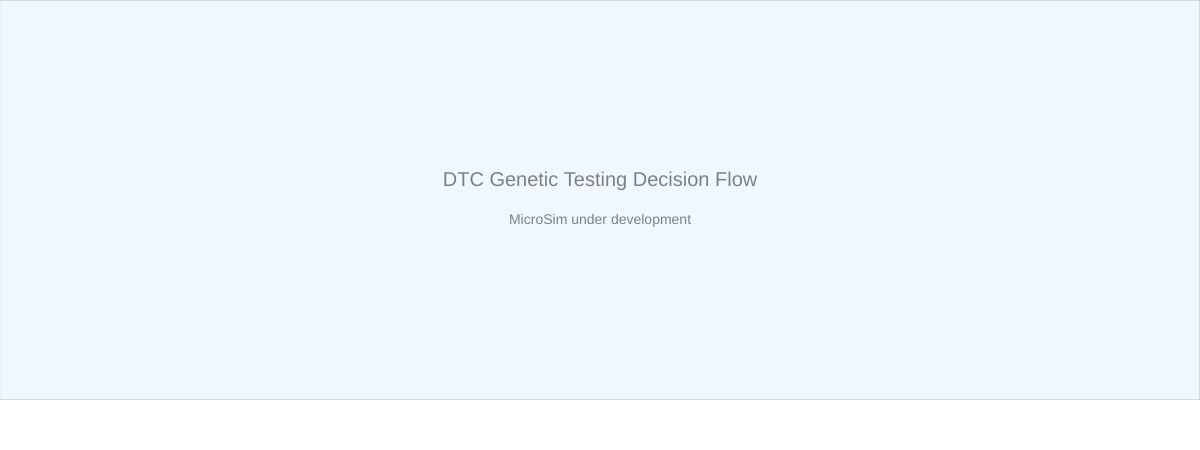
Frame 1 (no input)
Frame 60 (no input): identical to frame 1, image omitted
Frame 120 (the mouse pressed at the canvas centre since frame 60): identical to frame 1, image omitted

The p5.js sketch that drew this single still picture (run headless with seeded random() and noise() and a simulated clock; from frame 60 on, the mouse is pressed at the canvas centre):

// p5.js sketch
// ── sketch.js
// DTC Genetic Testing Decision Flow
// CANVAS_HEIGHT: 450
let drawHeight = 400;
let controlHeight = 50;
let canvasWidth, canvasHeight;

function updateCanvasSize() {
    const container = document.querySelector('main');
    canvasWidth = container ? container.offsetWidth : windowWidth;
    canvasHeight = drawHeight + controlHeight;
}

function setup() {
    updateCanvasSize();
    const canvas = createCanvas(canvasWidth, canvasHeight);
    canvas.parent(document.querySelector('main'));
    textSize(16);
}

function draw() {
    // Drawing area
    fill('aliceblue');
    stroke('silver');
    strokeWeight(1);
    rect(0, 0, canvasWidth, drawHeight);

    // Control area
    fill('white');
    noStroke();
    rect(0, drawHeight, canvasWidth, controlHeight);

    // Placeholder text
    fill('gray');
    noStroke();
    textAlign(CENTER, CENTER);
    textSize(20);
    text('DTC Genetic Testing Decision Flow', canvasWidth / 2, drawHeight / 2 - 20);
    textSize(14);
    text('MicroSim under development', canvasWidth / 2, drawHeight / 2 + 20);
}

function windowResized() {
    updateCanvasSize();
    resizeCanvas(canvasWidth, canvasHeight);
}

// ── main.html
<!DOCTYPE html>
<html lang="en">
<head>
    <meta charset="UTF-8">
    <meta name="viewport" content="width=device-width, initial-scale=1.0">
    <title>DTC Genetic Testing Decision Flow</title>
    <script src="https://cdnjs.cloudflare.com/ajax/libs/p5.js/1.11.1/p5.min.js"></script>
    <style>
        body {
            margin: 0;
            padding: 0;
            overflow-x: hidden;
            font-family: Arial, Helvetica, sans-serif;
        }
        main {
            display: block;
            width: 100%;
            max-width: 100%;
            box-sizing: border-box;
        }
        canvas {
            display: block;
        }
    </style>
</head>
<body>
    <main></main>
    <script src="sketch.js"></script>
</body>
</html>
